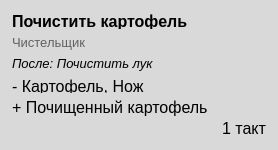
<?xml version="1.0" encoding="UTF-8"?>
<ui version="4.0">
 <class>Form</class>
 <widget class="QWidget" name="Form">
  <property name="geometry">
   <rect>
    <x>0</x>
    <y>0</y>
    <width>278</width>
    <height>150</height>
   </rect>
  </property>
  <property name="sizePolicy">
   <sizepolicy hsizetype="Preferred" vsizetype="Preferred">
    <horstretch>0</horstretch>
    <verstretch>0</verstretch>
   </sizepolicy>
  </property>
  <property name="windowTitle">
   <string>Form</string>
  </property>
  <property name="styleSheet">
   <string notr="true">background-color: #D9D9D9</string>
  </property>
  <layout class="QVBoxLayout" name="verticalLayout" stretch="0">
   <property name="spacing">
    <number>5</number>
   </property>
   <property name="leftMargin">
    <number>0</number>
   </property>
   <property name="topMargin">
    <number>0</number>
   </property>
   <property name="rightMargin">
    <number>0</number>
   </property>
   <property name="bottomMargin">
    <number>0</number>
   </property>
   <item>
    <widget class="QWidget" name="verticalWidget" native="true">
     <property name="minimumSize">
      <size>
       <width>0</width>
       <height>80</height>
      </size>
     </property>
     <layout class="QVBoxLayout" name="verticalLayout_2" stretch="0,0,0,0,0,1">
      <property name="spacing">
       <number>-1</number>
      </property>
      <property name="leftMargin">
       <number>12</number>
      </property>
      <property name="topMargin">
       <number>12</number>
      </property>
      <property name="rightMargin">
       <number>12</number>
      </property>
      <property name="bottomMargin">
       <number>12</number>
      </property>
      <item>
       <widget class="QLabel" name="taskLabel">
        <property name="font">
         <font>
          <pointsize>12</pointsize>
          <weight>75</weight>
          <bold>true</bold>
         </font>
        </property>
        <property name="text">
         <string>Почистить картофель</string>
        </property>
        <property name="alignment">
         <set>Qt::AlignLeading|Qt::AlignLeft|Qt::AlignTop</set>
        </property>
        <property name="wordWrap">
         <bool>true</bool>
        </property>
       </widget>
      </item>
      <item>
       <widget class="QLabel" name="executorLabel">
        <property name="font">
         <font>
          <pointsize>10</pointsize>
         </font>
        </property>
        <property name="styleSheet">
         <string notr="true">color: #626262</string>
        </property>
        <property name="lineWidth">
         <number>0</number>
        </property>
        <property name="text">
         <string>Чистельщик</string>
        </property>
        <property name="alignment">
         <set>Qt::AlignLeading|Qt::AlignLeft|Qt::AlignTop</set>
        </property>
        <property name="wordWrap">
         <bool>true</bool>
        </property>
       </widget>
      </item>
      <item>
       <widget class="QLabel" name="afterLabel">
        <property name="font">
         <font>
          <pointsize>10</pointsize>
          <italic>true</italic>
         </font>
        </property>
        <property name="styleSheet">
         <string notr="true"/>
        </property>
        <property name="text">
         <string>После: Почистить лук</string>
        </property>
        <property name="alignment">
         <set>Qt::AlignLeading|Qt::AlignLeft|Qt::AlignTop</set>
        </property>
        <property name="wordWrap">
         <bool>true</bool>
        </property>
       </widget>
      </item>
      <item>
       <widget class="QLabel" name="usedResourcesLabel">
        <property name="font">
         <font>
          <pointsize>12</pointsize>
         </font>
        </property>
        <property name="styleSheet">
         <string notr="true"/>
        </property>
        <property name="text">
         <string>- Картофель, Нож</string>
        </property>
        <property name="alignment">
         <set>Qt::AlignLeading|Qt::AlignLeft|Qt::AlignTop</set>
        </property>
        <property name="wordWrap">
         <bool>true</bool>
        </property>
       </widget>
      </item>
      <item>
       <widget class="QLabel" name="newResourcesLabel">
        <property name="font">
         <font>
          <pointsize>12</pointsize>
         </font>
        </property>
        <property name="text">
         <string>+ Почищенный картофель</string>
        </property>
        <property name="wordWrap">
         <bool>true</bool>
        </property>
       </widget>
      </item>
      <item>
       <widget class="QLabel" name="durationLabel">
        <property name="font">
         <font>
          <pointsize>12</pointsize>
         </font>
        </property>
        <property name="text">
         <string>1 такт</string>
        </property>
        <property name="alignment">
         <set>Qt::AlignBottom|Qt::AlignRight|Qt::AlignTrailing</set>
        </property>
       </widget>
      </item>
     </layout>
    </widget>
   </item>
  </layout>
 </widget>
 <resources/>
 <connections/>
</ui>
